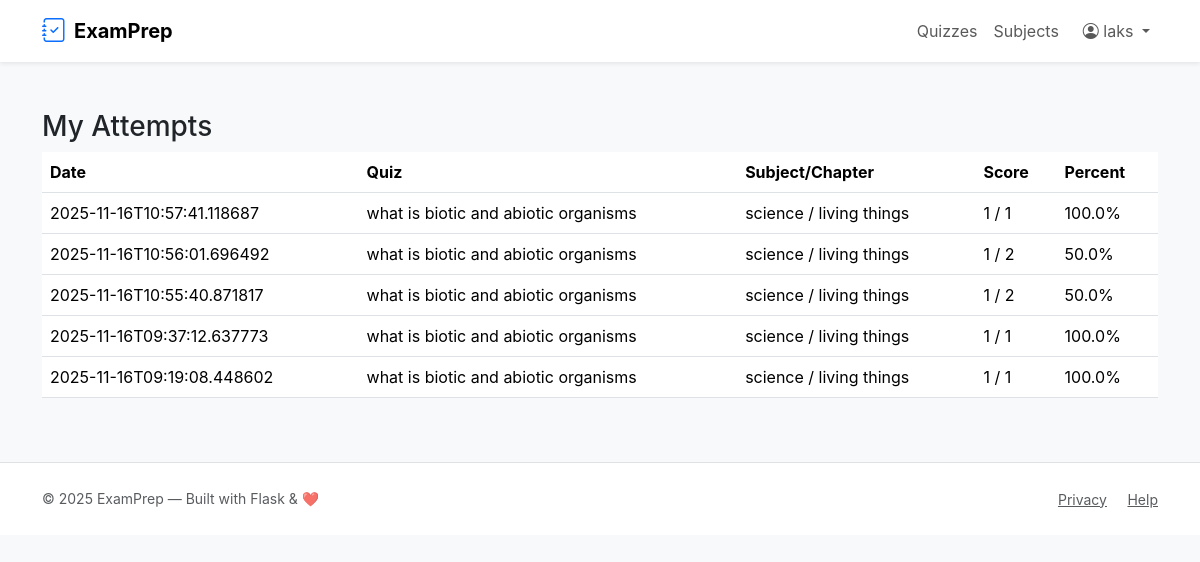
Page /my_attempts (signed in) on the committed database.
### tables this page shows
CREATE TABLE scores (
    id INTEGER PRIMARY KEY AUTOINCREMENT,
    user_id INTEGER NOT NULL,
    quiz_id INTEGER NOT NULL,
    score INTEGER NOT NULL,
    total INTEGER NOT NULL,
    taken_on TEXT NOT NULL DEFAULT (datetime('now')),
    FOREIGN KEY(user_id) REFERENCES users(id) ON DELETE CASCADE,
    FOREIGN KEY(quiz_id) REFERENCES quizzes(id)
);

CREATE TABLE quizzes (
    id INTEGER PRIMARY KEY AUTOINCREMENT,
    chapter_id INTEGER NOT NULL,
    title TEXT NOT NULL,
    description TEXT,
    start_datetime TEXT,        -- ISO string e.g. 2025-11-16T10:00:00 (UTC)
    duration_minutes INTEGER,   -- duration in minutes (HH*60 + MM)
    is_active INTEGER DEFAULT 1,
    created_on TEXT NOT NULL DEFAULT (datetime('now')),
    FOREIGN KEY(chapter_id) REFERENCES chapters(id) ON DELETE CASCADE
);

CREATE TABLE subjects (
    id INTEGER PRIMARY KEY AUTOINCREMENT,
    name TEXT NOT NULL UNIQUE,
    description TEXT,
    created_on TEXT NOT NULL DEFAULT (datetime('now'))
);

CREATE TABLE chapters (
    id INTEGER PRIMARY KEY AUTOINCREMENT,
    subject_id INTEGER NOT NULL,
    name TEXT NOT NULL,
    description TEXT,
    created_on TEXT NOT NULL DEFAULT (datetime('now')),
    FOREIGN KEY(subject_id) REFERENCES subjects(id) ON DELETE CASCADE
);

### app.py (the view)
@app.route('/my_attempts')
@login_required
def my_attempts():
    rows = query_db('''
      SELECT s.*, q.title as quiz_title, ch.name as chapter_name, sub.name as subject_name
      FROM scores s
      JOIN quizzes q ON s.quiz_id = q.id
      JOIN chapters ch ON q.chapter_id = ch.id
      JOIN subjects sub ON ch.subject_id = sub.id
      WHERE s.user_id = ? ORDER BY s.taken_on DESC
    ''', (session['user_id'],))
    return render_template('my_attempts.html', rows=rows)

### app.py (called while the page is built)
def get_db():
    db = getattr(g, '_database', None)
    if db is None:
        db = g._database = sqlite3.connect(DATABASE)
        db.row_factory = sqlite3.Row
    return db

@app.teardown_appcontext
def close_connection(exc):
    db = getattr(g, '_database', None)
    if db is not None:
        db.close()

def query_db(query, args=(), one=False):
    cur = get_db().execute(query, args)
    rv = cur.fetchall()
    cur.close()
    return (rv[0] if rv else None) if one else rv

def login_required(f):
    @wraps(f)
    def decorated(*args, **kwargs):
        if 'user_id' not in session:
            flash('Please log in to continue.', 'warning')
            return redirect(url_for('login'))
        return f(*args, **kwargs)
    return decorated

### templates/my_attempts.html
{% extends 'layout.html' %}
{% block content %}
<h3>My Attempts</h3>
<table class="table">
  <thead><tr><th>Date</th><th>Quiz</th><th>Subject/Chapter</th><th>Score</th><th>Percent</th></tr></thead>
  <tbody>
    {% for r in rows %}
    <tr>
      <td>{{ r.taken_on }}</td>
      <td>{{ r.quiz_title }}</td>
      <td>{{ r.subject_name }} / {{ r.chapter_name }}</td>
      <td>{{ r.score }} / {{ r.total }}</td>
      <td>{{ ((r.score / r.total) * 100) | round(2) }}%</td>
    </tr>
    {% else %}
    <tr><td colspan="5">No attempts yet.</td></tr>
    {% endfor %}
  </tbody>
</table>
{% endblock %}

### static/css/style.css (style rules this page uses)
body { font-family: Inter, system-ui, -apple-system, "Segoe UI", Roboto, "Helvetica Neue", Arial; }

### rows in the picture
scores: taken_on "2025-11-16T10:57:41.118687", quiz_title "what is biotic and abiotic organisms", subject_name "science", chapter_name "living things", score "1", total "1", ((r.score/r.total)*100)|round(2) "100.0"
scores: taken_on "2025-11-16T10:56:01.696492", quiz_title "what is biotic and abiotic organisms", subject_name "science", chapter_name "living things", score "1", total "2", ((r.score/r.total)*100)|round(2) "50.0"
scores: taken_on "2025-11-16T10:55:40.871817", quiz_title "what is biotic and abiotic organisms", subject_name "science", chapter_name "living things", score "1", total "2", ((r.score/r.total)*100)|round(2) "50.0"
scores: taken_on "2025-11-16T09:37:12.637773", quiz_title "what is biotic and abiotic organisms", subject_name "science", chapter_name "living things", score "1", total "1", ((r.score/r.total)*100)|round(2) "100.0"
scores: taken_on "2025-11-16T09:19:08.448602", quiz_title "what is biotic and abiotic organisms", subject_name "science", chapter_name "living things", score "1", total "1", ((r.score/r.total)*100)|round(2) "100.0"

### other values in the picture
{{ session.get('user_name') }} "laks"
{{ (2025) }} "2025"
